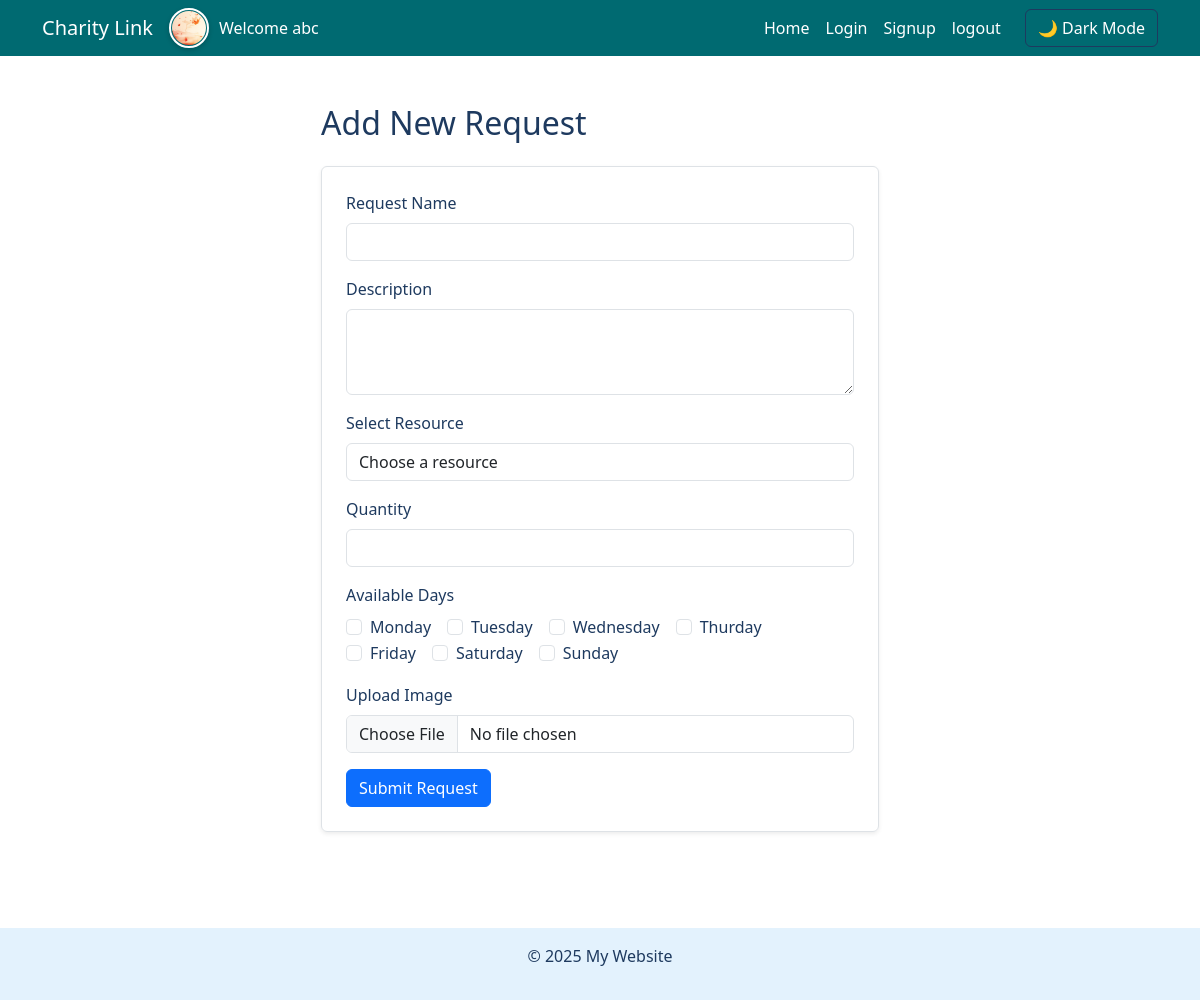
Page /organization/new-resource-request/ (signed in) on the committed database.
### auth_app/models.py (models this page shows, shortened)
class CustomUser(AbstractUser):
    user_type = models.ForeignKey(UserTypes,on_delete=models.CASCADE,related_name="user_type",default=3)
    phone_number = models.CharField(max_length=15, blank=True, null=True)
    profile_picture = models.ImageField(upload_to='profile_pics/', blank=True, null=True)
    is_verified = models.BooleanField(default=False)

### Organization/models.py (models this page shows, shortened)
class AvailableDays(models.Model):
    aid = models.AutoField(primary_key=True)
    name = models.CharField(max_length=200)

### Organization/views.py (the view, shortened to what this page needs)
# urls.py: path('new-resource-request/',newRequest,name="new_resource_request"),
@login_required
def newRequest(request):
    organization = Organization.objects.filter(user=request.user).first()
    if not organization:
        messages.error(request, 'User is not an organization enlisted in our site')
        return redirect('auth_login')
    resources = Resource.objects.all()
    available_days = AvailableDays.objects.all()
    return render(request, "Organization/add_new_request.html", {
        "resources": resources,
        "available_days": available_days,
        'user':request.user
    })

### templates/Organization/add_new_request.html (shortened to what this page needs)
{% extends "base.html" %}
{% load static %}
{% block content %}
<div class="col-6 mt-4">
    <h2 class="mb-4">Add New Request</h2>
    <form method="POST" enctype="multipart/form-data" class="p-4 border rounded shadow-sm">
        <div class="mb-3">
            <label for="name" class="form-label">Request Name</label>
            <input type="text" class="form-control" id="name" name="name" required>
        </div>
        <div class="mb-3">
            <label for="description" class="form-label">Description</label>
            <textarea class="form-control" id="description" name="description" rows="3" required></textarea>
        </div>
        <div class="mb-3">
            <label for="resource" class="form-label">Select Resource</label>
            <select class="form-control" id="resource" name="resource" required>
                <option value="" disabled selected>Choose a resource</option>
            </select>
        </div>
        <div class="mb-3">
            <label for="quantity" class="form-label">Quantity</label>
            <input type="number" class="form-control" id="quantity" name="quantity" min="1" required>
        </div>
        <div class="mb-3">
            <label class="form-label">Available Days</label>
            <div class="d-flex flex-wrap">
                {% for day in available_days %}
                <div class="form-check me-3">
                    <input class="form-check-input" type="checkbox" id="day_{{ day.id }}" name="available_days" value="{{ day.aid }}">
                    <label class="form-check-label" for="day_{{ day.id }}">{{ day.name }}</label>
                </div>
                {% endfor %}
            </div>
        </div>
        <div class="mb-3">
            <label for="pic" class="form-label">Upload Image</label>
            <input type="file" class="form-control" id="pic" name="pic">
        </div>
        <button type="submit" class="btn btn-primary">Submit Request</button>
    </form>
</div>
{% endblock %}

### templates/base.html (shortened to what this page needs)
{% load static %}
<!DOCTYPE html>
<html lang="en">
<head>
    <link href="https://cdn.jsdelivr.net/npm/bootstrap@5.3.0/dist/css/bootstrap.min.css" rel="stylesheet">
    <link rel="stylesheet" href="{% static 'css/base.css' %}">
</head>
<body class="light-mode">
    <nav class="navbar navbar-expand-lg navbar-dark bg-dark" id="navbar">
        <div class="container">
            <a class="navbar-brand" href="{% url 'home' %}">Charity Link</a>
            {% if user %}
            <img src="{{ user.profile_picture.url }}" class="navbar-profile"/>
            <a class="nav-link text-center" href="{% url 'home' %}">Welcome {{ user.username }}</a>
            {% endif %}
            <div class="collapse navbar-collapse" id="navbarNav">
                <ul class="navbar-nav ms-auto">
                    <li class="nav-item"><a class="nav-link" href="{% url 'home' %}">Home</a></li>
                    <li class="nav-item"><a class="nav-link" href="{% url 'auth_login' %}">Login</a></li>
                    <li class="nav-item" >
                        <button class=" nav-link" data-bs-toggle="modal" data-bs-target="#signupModal">
                            Signup
                        </button>
                    </li>
                    <li class="nav-item"><a class="nav-link" href="{% url 'logout' %}">logout</a></li>
                </ul>
                <button class="btn btn-outline-light ms-3" id="theme-toggle">
                    🌙 Dark Mode
                </button>
            </div>
        </div>
    </nav>
    <div class="container container-height mt-4">
        {% block content %}{% endblock %}
    </div>
    <div class="position-fixed bottom-0 end-0 p-3" style="z-index: 1050">
    </div>
    <footer class="text-center mt-5 py-3 bg-light text-dark position-relative" id="footer">
        <p>&copy; 2025 My Website</p>
    </footer>
</body>
</html>

### static/css/base.css (style rules this page uses)
.light-mode { background-color: #FFFFFF; color: #1E3A5F; }
.light-mode .navbar { background-color: #006A71 !important; color: #1E3A5F; }
.light-mode footer { background-color: #E3F2FD !important; color: #1E3A5F !important; }
.container-height { min-height: 100vh; height: auto; display: flex; flex-direction: column; justify-content: start; align-items: center; }
.light-mode .navbar .nav-link { color: #fff !important; }
.light-mode .btn-outline-light { color: #fff !important; border-color: #1E3A5F !important; }
.light-mode .navbar-brand { color: #fff !important; }
* { scrollbar-width: thin; scrollbar-color: #888 #f1f1f1; }
body { -ms-overflow-style: scrollbar; }
.navbar-profile { width: 40px; height: 40px; border-radius: 50%; padding: 1px; margin-right: 10px; object-fit: cover; border: 2px solid #fff; box-shadow: 0px 2px 5px rgba(0, 0, 0, 0.2); }

### rows in the picture
AvailableDays: name "Monday"
AvailableDays: name "Tuesday"
AvailableDays: name "Wednesday"
AvailableDays: name "Thurday"
AvailableDays: name "Friday"
AvailableDays: name "Saturday"
AvailableDays: name "Sunday"

### other values in the picture
{{ user.username }} "abc"
